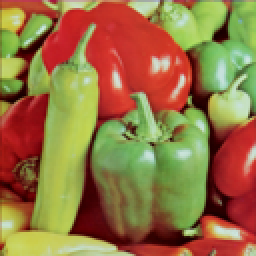
#> input picture problem_set_3/ps3/ps3/src/k_means/peppers-small.tiff, 128 x 128 px (shown 2 times larger)
$ python k_means.py
#> lines starting #> are read from the running program, lines starting #| are printed output that depends on the picture
from __future__ import division, print_function
import argparse
import matplotlib.image as mpimg
import matplotlib.pyplot as plt
import numpy as np
import os
import random


def init_centroids(num_clusters, image):
    """
    Initialize a `num_clusters` x image_shape[-1] nparray to RGB
    values of randomly chosen pixels of`image`

    Parameters
    ----------
    num_clusters : int
        Number of centroids/clusters
    image : nparray
        (H, W, C) image represented as an nparray

    Returns
    -------
    centroids_init : nparray
        Randomly initialized centroids
    """

    # *** START YOUR CODE ***
    # raise NotImplementedError('init_centroids function not implemented')
    k = num_clusters
    H, W, C = image.shape
    centroids_init = (np.random.rand(k,C) * 255 )//1
    print(centroids_init)
    # *** END YOUR CODE ***

    return centroids_init


def update_centroids(centroids, image, max_iter=30, print_every=10):
    """
    Carry out k-means centroid update step `max_iter` times

    Parameters
    ----------
    centroids : nparray
        The centroids stored as an nparray
    image : nparray
        (H, W, C) image represented as an nparray
    max_iter : int
        Number of iterations to run
    print_every : int
        Frequency of status update

    Returns
    -------
    new_centroids : nparray
        Updated centroids
    """

    # *** START YOUR CODE ***
    # raise NotImplementedError('update_centroids function not implemented')
        # Usually expected to converge long before `max_iter` iterations
                # Initialize `dist` vector to keep track of distance to every centroid
                # Loop over all centroids and store distances in `dist`
                # Find closest centroid and update `new_centroids`
        # Update `new_centroids`
    k = centroids.shape[0]
    H, W, C = image.shape
    x = np.reshape(image, (H * W, C))
    #c = np.arange(H * W)6
    n = H * W
    c = np.zeros((k,n))
    print(c.shape)
    #new_centroids = centroids
    distortion = 0
    for t in range(max_iter):
        c = np.zeros((k, n))
        for i in range(n):
            for j in range(k):
                c[j,i] = np.linalg.norm(x[i] - centroids[j]) ** 2
        #print(c)
        c = np.argmin(c, axis=0).reshape(n,) + 1
        #print(c)
        for j in range(1, k):
            c_1 = np.where(c == j,c,0)
            c_1 = np.where(c_1 != j,c_1,1)
            #print(np.sum(c_1))
            numerator = x.T @ c_1
            denominator = np.sum(c_1)
            if denominator == 0:
                centroids[j-1] = (np.random.rand(C) * 255 )//1
            else:
                centroids[j-1] = (numerator / denominator)//1
            #print(centroids[j-1])
        distortion_pre = distortion
        distortion = 0
        for i in range(n):
            distortion += np.linalg.norm(x[i] - centroids[c[i]-1]) ** 2
        if t % print_every == 0:
            print(distortion)
        if distortion - distortion_pre <= 1e-3:
            print('break')
            return centroids
    # *** END YOUR CODE ***
    new_centroids = centroids
    return new_centroids


def update_image(image, centroids):
    """
    Update RGB values of pixels in `image` by finding
    the closest among the `centroids`

    Parameters
    ----------
    image : nparray
        (H, W, C) image represented as an nparray
    centroids : int
        The centroids stored as an nparray

    Returns
    -------
    image : nparray
        Updated image
    """

    # *** START YOUR CODE ***
    # raise NotImplementedError('update_image function not implemented')
            # Initialize `dist` vector to keep track of distance to every centroid
            # Loop over all centroids and store distances in `dist`
            # Find closest centroid and update pixel value in `image`
    k = centroids.shape[0]
    H, W, C = image.shape
    x = np.reshape(image, (H * W, C))
    n = H * W
    c = np.zeros((k, n))
    for i in range(n):
        for j in range(k):
            c[j, i] = np.linalg.norm(x[i] - centroids[j]) ** 2
    # print(c)
    c = np.argmin(c, axis=0).reshape(n, )
    for i in range(n):
        x[i] = centroids[c[i]]
    image = np.reshape(x, (H, W, C))
    # *** END YOUR CODE ***

    return image


def main(args):

    # Setup
    max_iter = args.max_iter
    print_every = args.print_every
    image_path_small = args.small_path
    image_path_large = args.large_path
    num_clusters = args.num_clusters
    figure_idx = 0

    # Load small image
    image = np.copy(mpimg.imread(image_path_small))
#> image is the input picture: shape (128, 128, 3); mean R, G, B 149.9, 115.7, 66.5
    print('[INFO] Loaded small image with shape: {}'.format(np.shape(image)))
#| [INFO] Loaded small image with shape: (128, 128, 3)
    plt.figure(figure_idx)
    figure_idx += 1
    plt.imshow(image)
    plt.title('Original small image')
    plt.axis('off')
    savepath = os.path.join('.', 'orig_small.png')
    plt.savefig(savepath, transparent=True, format='png', bbox_inches='tight')

    # Initialize centroids
    print('[INFO] Centroids initialized')
    centroids_init = init_centroids(num_clusters, image)
#> (printed output is left out)
#> centroids_init = 16 rows, first 8: [139, 182, 153], [138, 108, 164], [111, 227, 245], [97, 201, 134], [144, 236, 18], [22, 5, 212], [198, 221, 249], [203, 117, 199]

    # Update centroids
    print(25 * '=')
    print('Updating centroids ...')
    print(25 * '=')
    centroids = update_centroids(centroids_init, image, max_iter, print_every)
#| (16, 16384)
#> after the loop in update_centroids, `for t in range(max_iter):`: centroids = 16 rows, first 8: [166, 199, 116], [110, 130, 91], [40, 28, 167], [129, 176, 87], [174, 192, 81], [35, 50, 94], [192, 217, 184], [200, 185, 151]

    # Load large image
    image = np.copy(mpimg.imread(image_path_large))
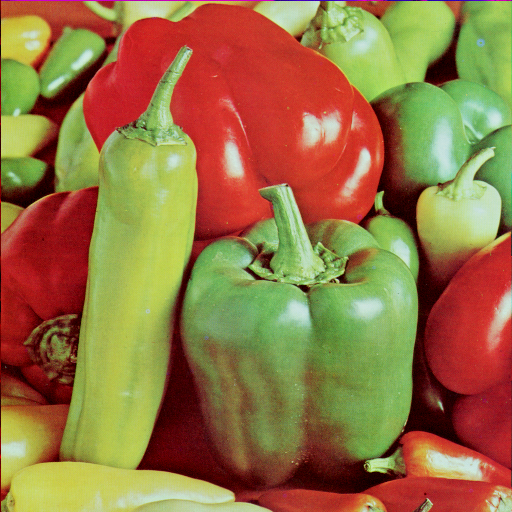
#> input picture problem_set_3/ps3/ps3/src/k_means/peppers-large.tiff, 512 x 512 px
#> image is the input picture: shape (512, 512, 3); mean R, G, B 149.8, 115.6, 66.5
    image.setflags(write=1)
    print('[INFO] Loaded large image with shape: {}'.format(np.shape(image)))
#| [INFO] Loaded large image with shape: (512, 512, 3)
    plt.figure(figure_idx)
    figure_idx += 1
    plt.imshow(image)
    plt.title('Original large image')
    plt.axis('off')
    savepath = os.path.join('.', 'orig_large.png')
    plt.savefig(fname=savepath, transparent=True, format='png', bbox_inches='tight')

    # Update large image with centroids calculated on small image
    print(25 * '=')
    print('Updating large image ...')
    print(25 * '=')
    image_clustered = update_image(image, centroids)
#> in update_image, `image = np.reshape(x, (H, W, C))`:
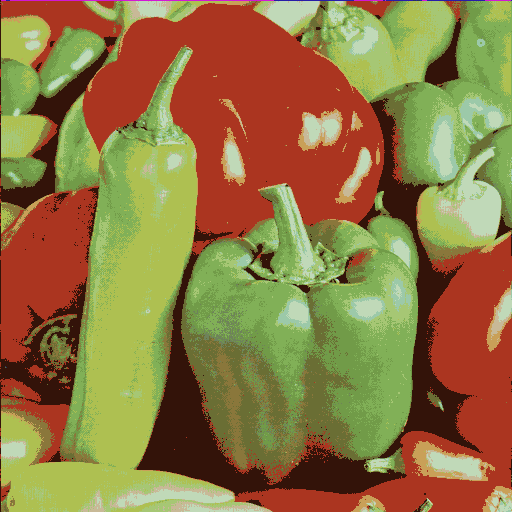
#> image: shape (512, 512, 3); mean of channels 0, 1, 2 143.8, 119.4, 65.4; drawn as R, G, B

    plt.figure(figure_idx)
    figure_idx += 1
    plt.imshow(image_clustered)
    plt.title('Updated large image')
    plt.axis('off')
    savepath = os.path.join('.', 'updated_large.png')
    plt.savefig(fname=savepath, transparent=True, format='png', bbox_inches='tight')

    print('\nCOMPLETE')


if __name__ == '__main__':
    parser = argparse.ArgumentParser()
    parser.add_argument('--small_path', default='./peppers-small.tiff',
                        help='Path to small image')
    parser.add_argument('--large_path', default='./peppers-large.tiff',
                        help='Path to large image')
    parser.add_argument('--max_iter', type=int, default=150,
                        help='Maximum number of iterations')
    parser.add_argument('--num_clusters', type=int, default=16,
                        help='Number of centroids/clusters')
    parser.add_argument('--print_every', type=int, default=10,
                        help='Iteration print frequency')
    args = parser.parse_args()
    main(args)
